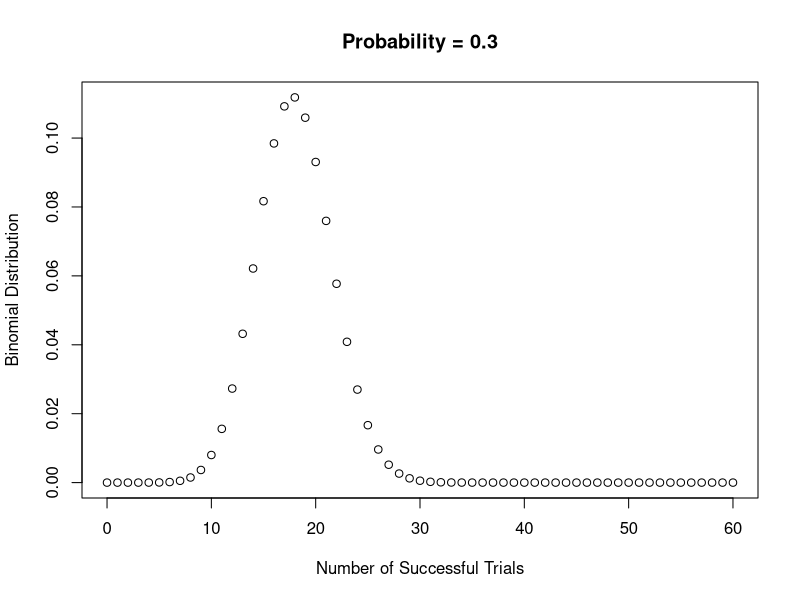
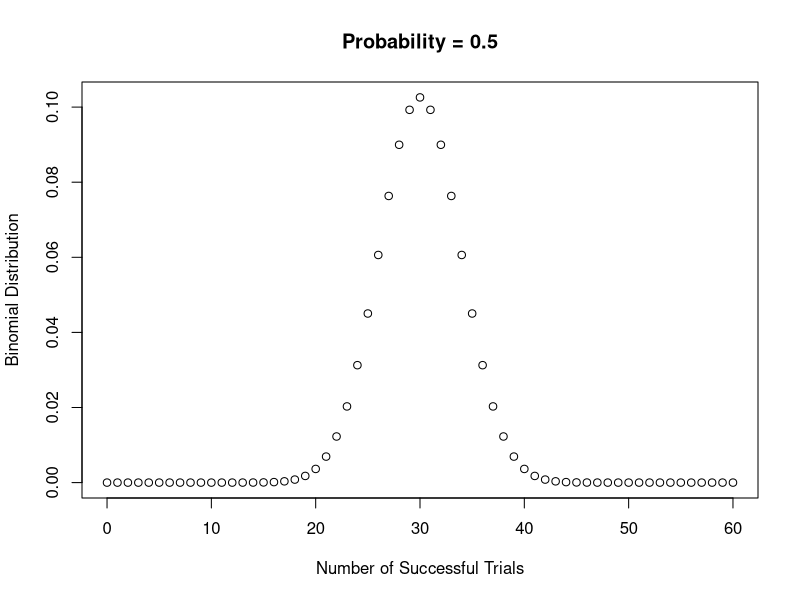
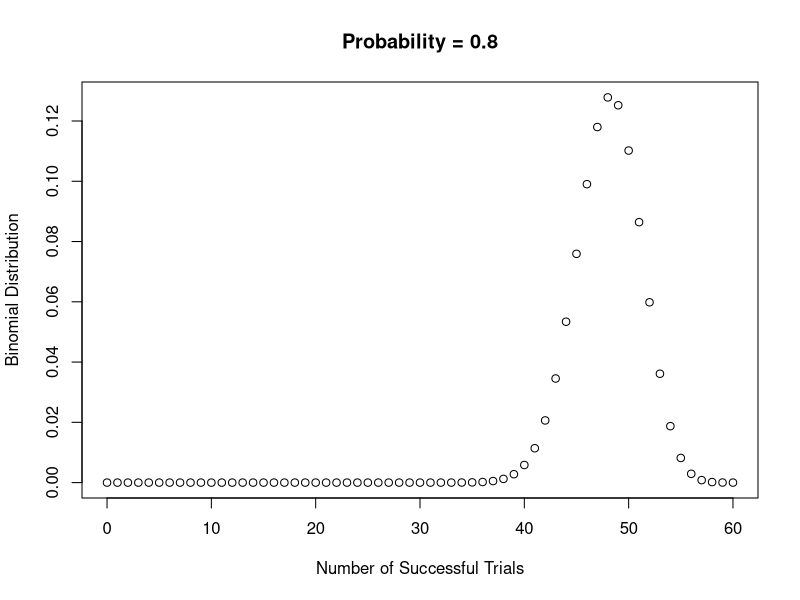
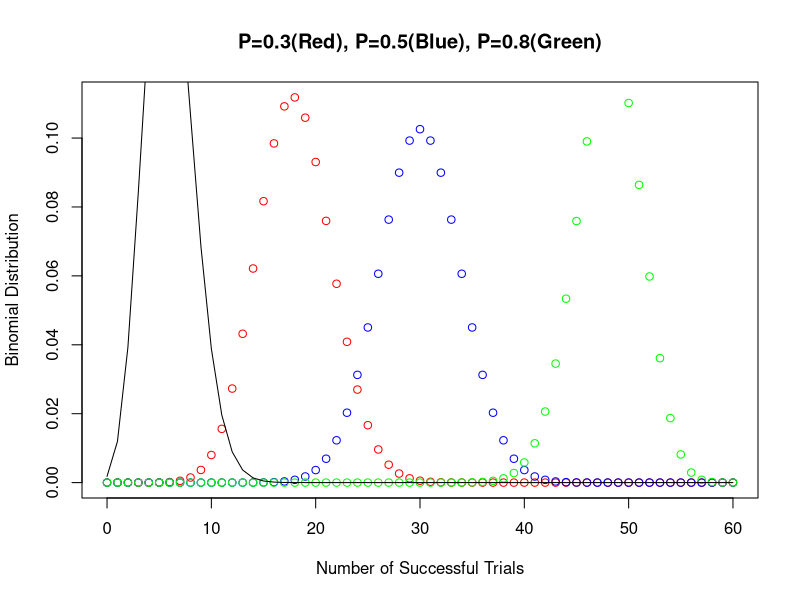
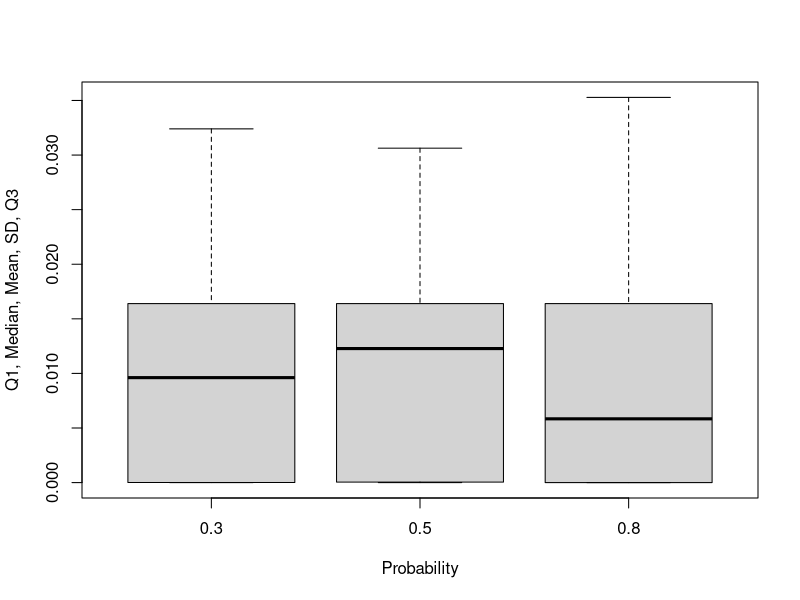
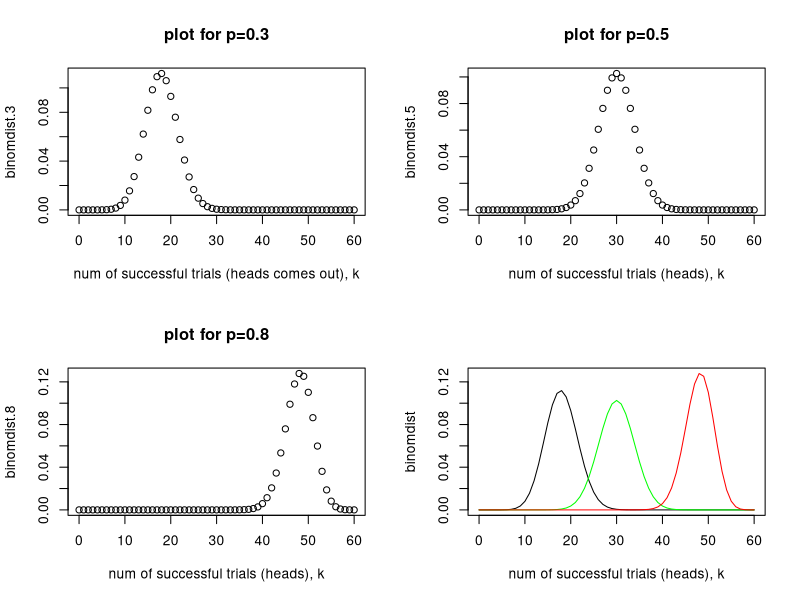
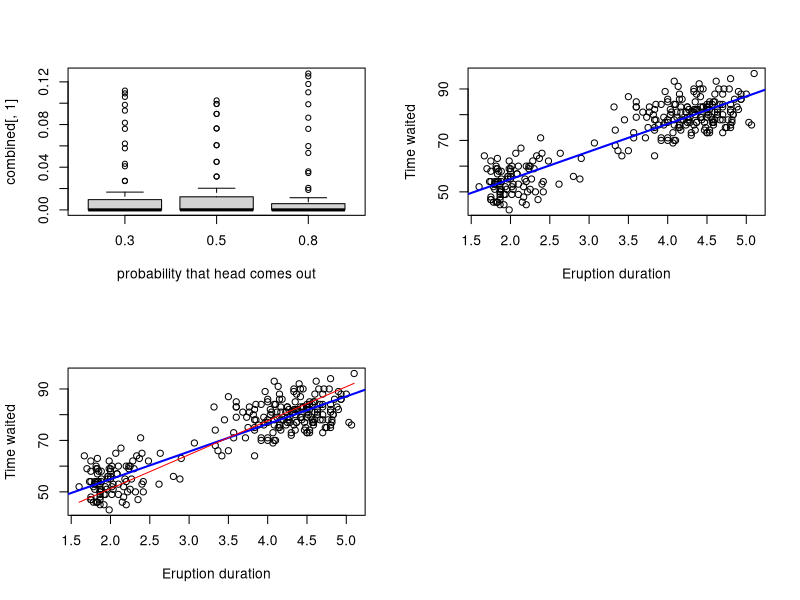
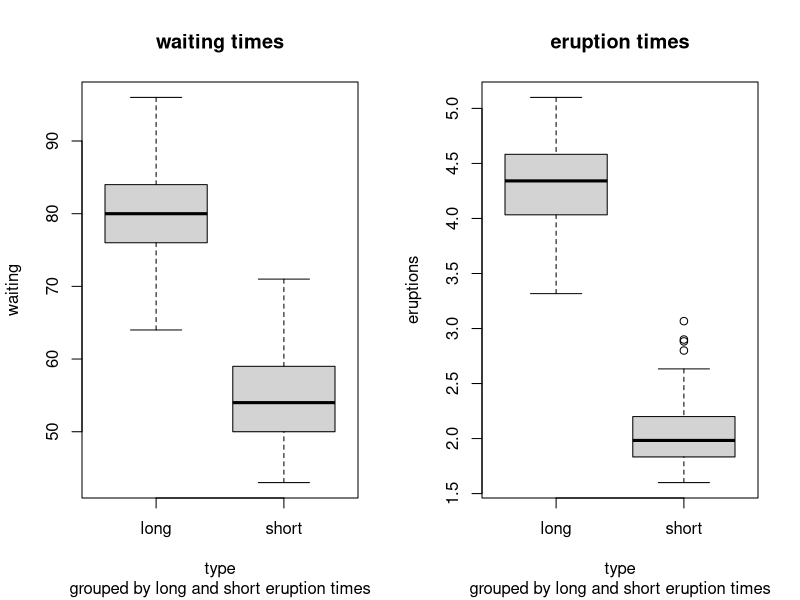

These charts were generated, in order, by the following R code:

## Problem 1 ##
## Doctor or altered coin, where probability of getting heads is p=0.3, p=0.5, p=0.8. Plot on three separate graphs 
## the binomial distribution for p=0.3, p=0.5 and p=0.8 for the total number of trials n=60 as a function of k, the number 
## of successful (heads) trials. Subsequently, place all three curves on the same graph. For each value of p, determine
## 1st Quartile, median, mean, standard deviation and 3rd Quartile. Present those values as a vertical box plot with the
## probability p on the horizontal axis. 

k<-0:60
## k, the number of heads, is between 0 and 60
y3=dbinom(0:60, size=60, prob=0.3)
## binomial distribution function which generates the binomial distribution
y5=dbinom(0:60, size=60, prob=0.5)
y8=dbinom(0:60, size=60, prob=0.8)


plot(k,y3,xlab="Number of Successful Trials",ylab="Binomial Distribution",main="Probability = 0.3")
plot(k,y5,xlab="Number of Successful Trials",ylab="Binomial Distribution",main="Probability = 0.5")
plot(k,y8,xlab="Number of Successful Trials",ylab="Binomial Distribution",main="Probability = 0.8")

plot(k,y3,xlab="Number of Successful Trials",ylab="Binomial Distribution",main="P=0.3(Red), P=0.5(Blue), P=0.8(Green)",col="Red")

## Add to existing plot to plot all three together with points funciton 
points(k,y5,col="Blue")
points(k,y8,col="Green")
## lines function will generate plots with curves as opposed to dots
y1=dbinom(0:60, size=60, prob=0.1)
lines(k,y1,col="Black")


## Boxplots ##
## One good way of doing this is to find stats for each distribution:

#1st Quartile, 3rd Quartile, median, mean, standard deviation for p=0.3
p3q1=quantile(y3)[2]
p3q3=quantile(y3)[4]
p3mean=mean(y3)
p3median=median(y3)
p3sd=sd(y3) ##standard deviation
p3values <- c(p3q1,p3q3,p3mean,p3median,p3sd,0.3)
## feel free to type quantile(y3) in console to see all quantile

#1st Quartile, 3rd Quartile, median, mean, standard deviation for p=0.5
p5q1=quantile(y5)[2]
p5q3=quantile(y5)[4]
p5mean=mean(y5)
p5median=median(y5)
p5sd=sd(y5)
p5values <- c(p5q1,p5q3,p5mean,p5median,p5sd,0.5)

#1st Quartile, 3rd Quartile, median, mean, standard deviation for p=0.8
p8q1=quantile(y8)[2]
p8q3=quantile(y8)[4]
p8mean=mean(y8)
p8median=median(y8)
p8sd=sd(y8)
p8values <- c(p8q1,p8q3,p8mean,p8median,p8sd,0.8)
help(quantile)
p8q = quantile(y8)
p8q

## 3 vectors combined in a matrix -- c means concatanate/combine
m<-matrix(c(p3values,p5values,p8values),nrow=3, byrow=TRUE)
m
## help(boxplot) help(bxp)    # boxplot can take a distribution or summaries. Here using summaries, or 
## already calculated stats
boxplot(m[,c(1:5)]~m[,c(6)],xlab="Probability",ylab='Q1, Median, Mean, SD, Q3',horizontal=FALSE)
## first to fifth column, using the sixt column as a factor. In faithful problem factor was short or long



## Alternate way of doing this problem: 

old.par = par(mfrow=c(2,2)) ## Here we want to create 4 graphs in one plot (2 by 2)

#p=0.3 probability that head comes out
k= 0:60
binomdist.3 = dbinom(k, size=60, prob=0.3, log = FALSE) ##binomdist.3 is the name of the variable
## dbinom is the binomial distribution function
## log is in there because the probabilites are given as numbers not as logarithms of those numbers
plot(k, binomdist.3, xlab="num of successful trials (heads comes out), k", main = "plot for p=0.3")

#p=0.5 probability that head comes out
binomdist.5 = dbinom(k, size=60, prob=0.5, log = FALSE)
plot(k, binomdist.5, xlab="num of successful trials (heads), k", main = "plot for p=0.5")

#p=0.8 probability that head comes out
binomdist.8 = dbinom(k, size=60, prob=0.8, log = FALSE)
plot(k, binomdist.8, xlab="num of successful trials (heads), k", main = "plot for p=0.8")

#plot together
plot(k, binomdist.3, type="l", xlab="num of successful trials (heads), k", ylab="binomdist", ylim=range(binomdist.8))
lines(k, binomdist.5, col="green", xlab="num of successful trials (heads), k")
lines(k, binomdist.8, col="red", xlab="num of successful trials (heads), k")


##Box plots (though the actual plots are not as clear as in the first way of doing this)

old.par = par(mfrow = c(2,2))
combined = rbind(cbind(binomdist.3, c(0.3)), cbind(binomdist.5, c(0.5)), cbind(binomdist.8, c(0.8)))
## rbind means organize data row by row
## cbind means organize data column by column
## taking binomial distribution and adding the probability 0.3, 0.5, 0.8
## rbind is applied to 3 vectors to create a matrix
boxplot(combined[,1]~combined[,2], xlab="probability that head comes out")
## combined [,1] selects the first column that contains distributions for 0.3, 0.5, 0.8
## ~ menas break down those distibutions by factors contained in the second column 
## this box plot is a bit squished compared to the last one we saw, and thus hard to read

#stats for p=0.3
stats = summary(binomdist.3)
stats['sd'] = c(sd(binomdist.3))
stats
##       Min.    1st Qu.     Median       Mean    3rd Qu.       Max. 
## 0.00000000 0.00000000 0.00000836 0.01639000 0.00961300 0.11180000 
##         sd 
## 0.03239755
#stats for p=0.5
stats = summary(binomdist.5)
stats['sd'] = c(sd(binomdist.5))
stats
##       Min.    1st Qu.     Median       Mean    3rd Qu.       Max. 
## 0.00000000 0.00000000 0.00004614 0.01639000 0.01228000 0.10260000 
##         sd 
## 0.03062992
#stats for p=0.8
stats = summary(binomdist.8)
stats['sd'] = c(sd(binomdist.8))
stats
##       Min.    1st Qu.     Median       Mean    3rd Qu.       Max. 
## 0.00000000 0.00000000 0.00000016 0.01639000 0.00584300 0.12780000 
##         sd 
## 0.03527981

# For an alternate way of analyzing binomial distribution, when the number of successful trials
# is placed on y-axis please see solution of John Glieber

##Problem 2 ##
## Finish the plot of the correlation between waiting times and durations of Old Faithful data. 
## Recreate the scatter plot of waiting vs. duration times. 
## As mentioned in class, the best linear assesment in the sense of the least squares fit of a relaitionship between two
## or many variables can be achieved with R function lm() which stands for 'linear model'
## The first argument of lm() is called formula
## The second argument of lm() function is called data, and will take value faithful in our problem

data(faithful)
plot(faithful$eruptions, faithful$waiting, xlab="Eruption duration", ylab="Time waited")
model = lm(waiting ~ eruptions, data=faithful)
print(model)
## 
## Call:
## lm(formula = waiting ~ eruptions, data = faithful)
## 
## Coefficients:
## (Intercept)    eruptions  
##       33.47        10.73
abline(reg=model,lwd=2, col="blue") ##abline adds one or more straight lines through current plot
## abline takes as arguments reg coming from regression, since most linear models are actually regressions
# lwd is line width -- to see the effect of lwd you could use vlaue of 10 instead of 2.





##Problem 3 ##
## Calculate the covariance matrix of the faithful data. 
## Determine the eigenvalues and eigenvectors of that matrix.
## Demonstrate that the two eigenvectors are mutually orthogonal
## Demonstrate that the eigenvector with the larger eigenvalue is parallel wiht line discovered by lm() function in previous problem

#covariance between eruptions and waiting
cov.mat = cov(faithful)
eigen(cov.mat)
## $values
## [1] 185.8818239   0.2442167
## 
## $vectors
##           [,1]       [,2]
## [1,] 0.0755118 -0.9971449
## [2,] 0.9971449  0.0755118
## the columns are eigen vectors
#demonstrate orthogonality
crossprod(eigen(cov.mat)$vectors)
##      [,1] [,2]
## [1,]    1    0
## [2,]    0    1
#crossproduct gives 1 along the diagonal, demonstrating orthogonality
#find slope of eigenvector
ev.slope = eigen(cov.mat)$vectors[2,1]/eigen(cov.mat)$vectors[1,1]
#compare slopes of eigenvector and linear model best fit line
## Here we are dividing  [2,1] by [1,1] to get 13.20515, which is the slope of that vector
ev.slope 
## [1] 13.20515
print(model) 
## 
## Call:
## lm(formula = waiting ~ eruptions, data = faithful)
## 
## Coefficients:
## (Intercept)    eruptions  
##       33.47        10.73
#slope of LM ~= 10 and slope of eigen vector ~= 13. they are not equal, but close
#visual comparison of slope of the eigenvector and the OLS best fit line
#blue line is LM line, red line is the denormalized eigenvector
plot(faithful$eruptions, faithful$waiting, xlab="Eruption duration", ylab="Time waited")
abline(reg=model,lwd=2, col="blue")
lines(faithful$eruptions, (ev.slope*(faithful$eruptions-mean(faithful$eruptions))) + mean(faithful$waiting), col="red") 
# denormalizes the eigenvector back to orginal range of x and y
## this is really smart math. The function is calculated as erruptins minus 
## the mean fo erruptions multiplied b the slope and add the mean of waiting times
#slopes of LM best fit line and eigenvector are close but not totally equal, probably due to the way each are derived. 
##The LM best fit minimizes the error in the direction of y (minimizes the Yhat - Y) where as the reconstructed eigenvector minimizes 
## the error in the direction orthogonal to it. 
# The above analysis is courtesy of April Lim



## Problem 4 ##
## Eruptions clearly fall into two categories, short and long
## Use teh boxplot() funciton to show basic statistical measures for waiting and duration

oldpar=par(mfrow=c(1,2)) ## want to have two diagrams, one for eruption durations one for waiting times
faithful["type"] = ifelse(faithful$eruptions<=3.1,"short","long")
## we add a column with type of eruption -- short or long. That column is a factor or categorical variable
#boxplot(faithful$waiting)
## to see what kind of sturcture faithful is, type str(faithful) -- you'll see that it's a data frame 
## with named columns and rows
boxplot(waiting ~ type, data=faithful, main = "waiting times", sub="grouped by long and short eruption times")
## waiting ~ type means break down the values by factor type -- short or long
## data = faithful means take data from the data frame faithful
#boxplot(faithful$eruptions, main = "eruption times")
## now, boxplot for erruptions:
boxplot(eruptions~type, data=faithful, main = "eruption times", sub="grouped by long and short eruption times")



## Problem 5 ##
## Create a matrix with 40 columns and 100 rows. Populate each columns with a random variable 
## of the unifrom distribution type. Make those distributions symmetric around 0.
## Present two distributions contained in any two randomly selected columns of your matrix on two separate plots.

mm <- matrix(runif(100*40, min=-1, max=1), nrow=100, ncol=40)
## runif is run 400 times between 1 and -1
## those values are placed in 100 rows and 40 columns
## this means all is run at once
par(mfrow=c(1,2))
## partition graph
hist(mm[,1], xlim=c(-2,2), col="black")
hist(mm[,2], xlim=c(-2,2), col="black")
hist(mm[,7], xlim=c(-2,2), col="black")
hist(mm[,5], xlim=c(-2,2), col="black")

#From plots the distibution does seem like a unifrom distribution centered around zero. The variance in shape of 
## its probability density function seem to be fairly random and small. 
## To get something that resembles a normal distribution, lets try replacing 100 with 10,000
## Keep in mind that these are random generators, so the histogram looks different every time
mm2 <- matrix(runif(10000*2, min=-1, max=1), nrow=10000, ncol=2)
hist(mm2[,1], xlim=c(-2,2), col="black")
hist(mm2[,2], col="black")



## Problem 6 ##
## Start with matrix from problem 5. Add yet another columns to that matrix and populate that column with the sum 
## of the original 40 columns. We actually created a new vector total and injected the sum into that vector.
## Create a histogram of values in the new columns showing that the distribution starts to resemble the Gaussian curve.
# The elegant way of solving this problem is courtesy of Barbara Bryant
par(mfrow = c(1,2))

## Let's go back to our matrix from Problem 5
mm <- matrix(runif(100*40, min=-1, max=1), nrow=100, ncol=40)
# Assume variance of the generated data is n=40 times variance of uniform dist (1/3)
## Variance of uniform distribution is the integral between -1 and 1 of (0.5)*x^2 dx
## This integral will give you 1/3 for the variance of the uniform distrbution with range 
# of values between -1 and 1. 
## If you sum 40 such distributions, the variance of the resulting distribution is 40 * 1/3
total <- apply(mm, 1, sum)
## the 1 means sum on the first dimension of the matrix -- sum on columns. 
myhist <- hist(total, density = 15, prob = TRUE, col="blue", xlim=c(-15, 15))
## prob = TRUE gives us a histogram that represents probability density and not frequencies 
## Integral under such histogram sums to 1 
xx <- seq(-15, 15, by=.2)
## this gives us the x-coordinates for the curve we want to draw
gxx <- dnorm(xx, mean = 0, sd=sqrt(40*(1/3.0)))
## This calculates the normal distribution 
lines(xx, gxx, col="red", lwd=2)

## The normal distribution is normalized -- the area under the curve is 1, i.e. the integral is 1

# Alternative way: extract standard deviation from generated data  
total <- apply(mm, 1, sum)
myhist <- hist(total, density = 15, prob = TRUE, col="red", xlim=c(-15, 15))
xx <- seq(-15, 15, by=.2)
m = mean(total)
std = sd(total)
## standard deviation of random variable total
##
gxx <- dnorm(xx, mean=m, sd=std)
lines(xx, gxx, col="green", lwd=2) 
m
## green distribution is slightly off 0 -- the mean value does not have to be right at 0 

